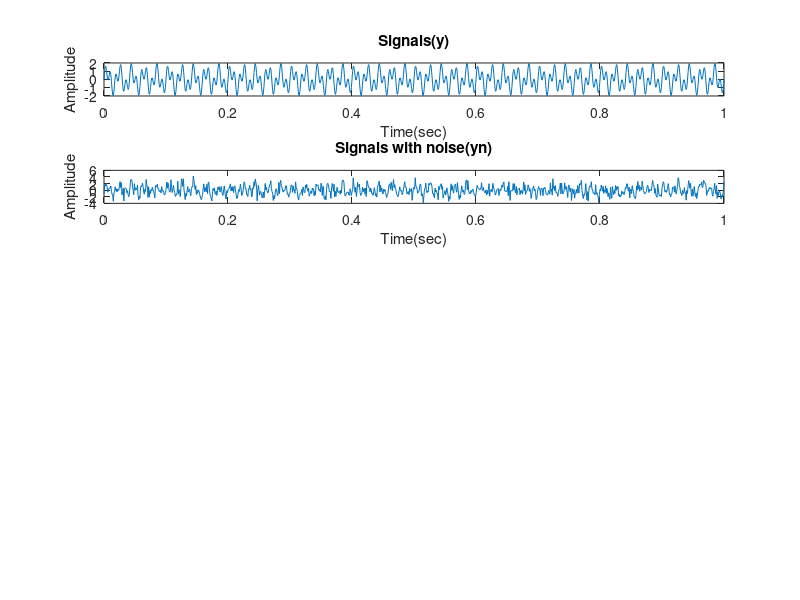
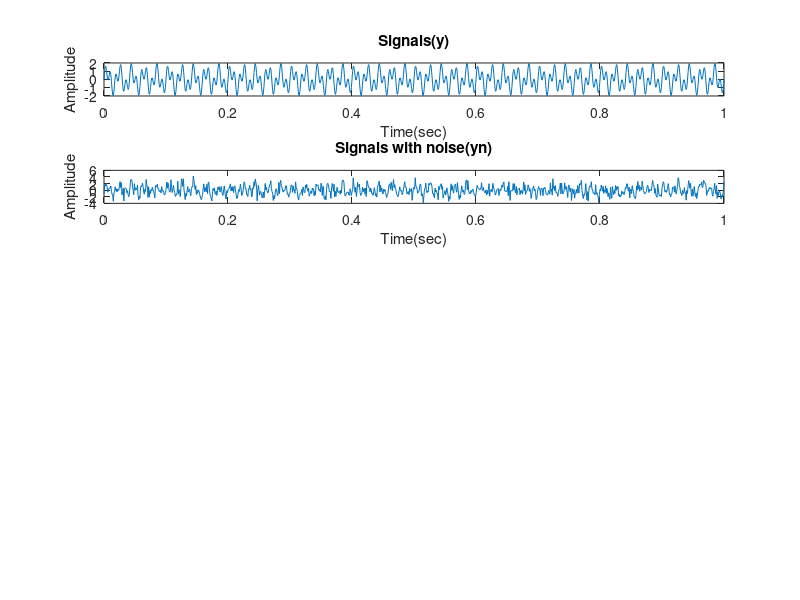

Source code (MATLAB) for these figures, in order:
fs = 1000; %取樣頻率1000Hz
t = (0:1/fs:1)'; %測量時間為1秒，從0開始，每1/fs秒取一次，直到1秒
N = length(t); %取樣次數
y = sin(2*pi*50*t)+sin(2*pi*120*t); %產生正弦波

randn('state',0)
yn=y+randn(size(y));

y_fft = fft(y);
yn_uuf= fft(yn);
T=1/fs;
fd=1/(N*T);
m = 0:N-1; %m索引
fy=m.*fd;
fyn = m.*fd;

function drawpic(position,t, data, title_text, x_label_text, y_label_text)
    subplot(5, 1, position);
    plot(t, data);
    title(title_text);
    xlabel(x_label_text);
    ylabel(y_label_text);
end


figure(1)
drawpic(1,t, y, 'Signals(y)', 'Time(sec)', 'Amplitude');
drawpic(2,t, yn, 'Signals with noise(yn)', 'Time(sec)', 'Amplitude');

figure(2)
drawpic(1,t, y, 'Signals(y)', 'Time(sec)', 'Amplitude');
drawpic(2,t, yn, 'Signals with noise(yn)', 'Time(sec)', 'Amplitude');

